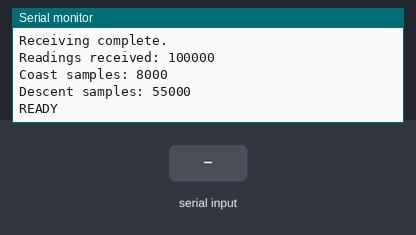
Simulated run of this sketch. Board: ESP32. Shown: the last lines printed to the serial monitor. The inputs (shaded band) are chosen by the test bench.

Above: at 3.3 s.
3.4 s: "STATS\n" received over Serial
At 4.4 s:
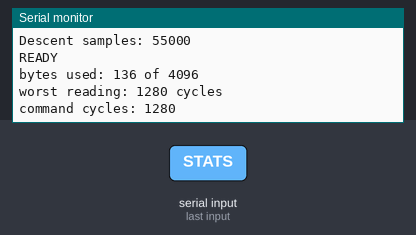
4.9 s: "G\n" received over Serial
At 5.6 s:
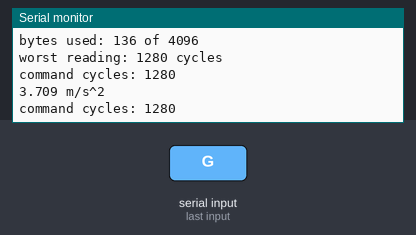
6.4 s: "APOGEE\n" received over Serial
At 7.6 s:
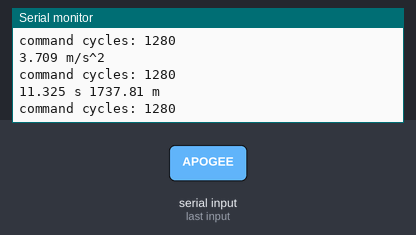
7.9 s: "DEPLOY\n" received over Serial
At 9.1 s:
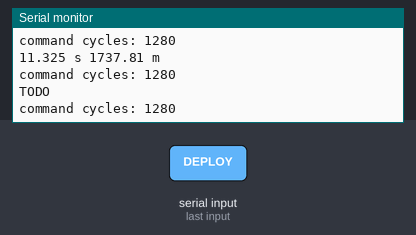
9.4 s: "DESCENT\n" received over Serial
At 10.2 s:
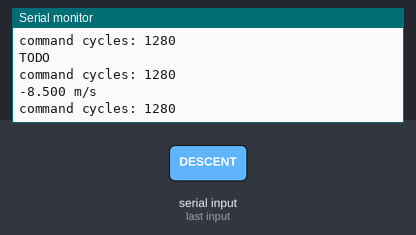
10.9 s: "LAND\n" received over Serial
At 11.4 s:
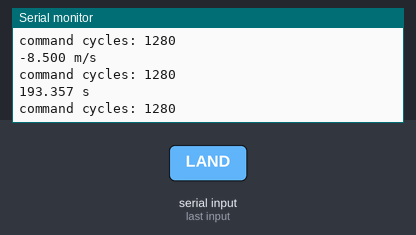

Measured:
- after the input at 3.4 s, the serial monitor: prints a new line at once (image 1)
- after the input at 4.9 s, the serial monitor: prints a new line at once (image 2)
- after the input at 6.4 s, the serial monitor: prints a new line at once (image 3)
- after the input at 7.9 s, the serial monitor: prints a new line at once (image 4)
- after the input at 9.4 s, the serial monitor: prints a new line at once (image 5)
- after the input at 10.9 s, the serial monitor: prints a new line at once (image 6)

The sketch:

LEVEL_2_PRACTICE.ino
```cpp
#include <Arduino.h>

// ============================================================
// CATCH THE ROCKET - LEVEL 2
// PRACTICE TRACKER B
//
// Level 1:
//   DESCENT
//   LAND
//
// Level 2:
//   G
//   APOGEE
//
// Glitches OFF for Level 2.
// ============================================================

#define TRACKER_GLITCHES 0


// ============================================================
// ===== PRACTICE TRACKER B: DO NOT MODIFY =====
// ============================================================

static uint32_t trackerSeed = 4242u;

static uint32_t trackerRand() {
  trackerSeed = trackerSeed * 1664525u + 1013904223u;
  return trackerSeed;
}

float nextAltitude() {
  // This flight's secrets. Every tracker uses different ones.
  const int64_t H0 =  150000;   // altitude at t = 0, in cm
  const int64_t V0 =    4200;   // upward speed at t = 0, in cm/s
  const int64_t G  =     371;   // gravity, in cm/s^2
  const int64_t TD =   24000;   // parachute opens at this time, in ms
  const int64_t VD =    -850;   // speed under the parachute, in cm/s
  static int64_t t = 0;          // time of this reading, in ms
  static int quiet = 0;          // readings until a glitch is allowed again
  int64_t tc = (t < TD) ? t : TD;
  int64_t h = H0 + V0 * tc / 1000 - G * tc * tc / 2000000;
  if (t > TD) h += VD * (t - TD) / 1000;
  uint32_t r = trackerRand();
  if (quiet > 0) quiet--;
  if (TRACKER_GLITCHES && t >= 1000 && quiet == 0 && (r >> 24) < 2) {
    quiet = 10;                                     // glitch: 50 to 300 m off
    int64_t off = 5000 + (int64_t)((r >> 4) % 25001);
    h += ((r >> 3) & 1) ? off : -off;
    if (h < 0) h += 2 * off;
  } else {
    h += (int64_t)((r >> 8) % 401) - 200;           // noise: -2.00 to +2.00 m
  }
  t++;
  return (float)h / 100.0f;
}

// =========================================


// ============================================================
// ONE PERSISTENT STATE STRUCT
// ============================================================

struct GroundState {

  // ----------------------------------------------------------
  // General
  // ----------------------------------------------------------

  uint32_t readingsReceived;
  uint32_t worstCycles;


  // ----------------------------------------------------------
  // LEVEL 1 - DESCENT
  //
  // y = A + B*k
  //
  // k = milliseconds relative to 72.5 seconds
  // y = centimetres
  // ----------------------------------------------------------

  uint32_t descentN;

  int64_t descentSumK;
  int64_t descentSumY;
  int64_t descentSumK2;
  int64_t descentSumKY;


  // ----------------------------------------------------------
  // LEVEL 2 - COAST
  //
  // First 8 seconds = 8000 readings.
  //
  // q = 2*i - 7999
  //
  // q is centered around zero.
  //
  // Model:
  //
  // y = A + B*q + C*q^2
  //
  // DOUBLE is used deliberately for numerical safety.
  // ----------------------------------------------------------

  uint32_t coastN;

  double coastSumQ2;
  double coastSumQ4;
  double coastSumY;
  double coastSumQY;
  double coastSumQ2Y;


  // ----------------------------------------------------------
  // COMMAND INPUT
  // ----------------------------------------------------------

  char commandBuffer[32];
  uint8_t commandLength;
  bool commandOverflow;
};


// ============================================================
// MEMORY CHECK
// ============================================================

GroundState state;

static_assert(
  sizeof(GroundState) <= 4096,
  "GroundState exceeds 4096 bytes"
);


// ============================================================
// COMMAND TYPES
// ============================================================

enum CommandType {

  CMD_STATS,
  CMD_G,
  CMD_APOGEE,
  CMD_DEPLOY,
  CMD_DESCENT,
  CMD_LAND,
  CMD_GLITCHES,
  CMD_ALT,
  CMD_INVALID
};


// ============================================================
// METRES -> CENTIMETRES
// ============================================================

static inline int32_t altitudeToCm(float altitude) {

  return (int32_t)(altitude * 100.0f + 0.5f);
}


// ============================================================
// COMMAND HANDLER
// ============================================================

void handleCommand(char *cmd) {

  // ==========================================================
  // PARSE
  // ==========================================================

  CommandType type = CMD_INVALID;


  if (strcmp(cmd, "STATS") == 0) {

    type = CMD_STATS;
  }

  else if (strcmp(cmd, "G") == 0) {

    type = CMD_G;
  }

  else if (strcmp(cmd, "APOGEE") == 0) {

    type = CMD_APOGEE;
  }

  else if (strcmp(cmd, "DEPLOY") == 0) {

    type = CMD_DEPLOY;
  }

  else if (strcmp(cmd, "DESCENT") == 0) {

    type = CMD_DESCENT;
  }

  else if (strcmp(cmd, "LAND") == 0) {

    type = CMD_LAND;
  }

  else if (strcmp(cmd, "GLITCHES") == 0) {

    type = CMD_GLITCHES;
  }

  else if (strncmp(cmd, "ALT ", 4) == 0) {

    char *endPtr = nullptr;

    float t = strtof(cmd + 4, &endPtr);

    if (endPtr != cmd + 4) {

      while (*endPtr == ' ' ||
             *endPtr == '\t') {

        endPtr++;
      }

      if (*endPtr == '\0' &&
          t >= 0.0f &&
          t <= 100.0f) {

        type = CMD_ALT;
      }
    }
  }


  // ==========================================================
  // START COMMAND TIMING
  // Parsing is already finished.
  // ==========================================================

  uint32_t start =
      ESP.getCycleCount();


  // ==========================================================
  // STATS
  // ==========================================================

  if (type == CMD_STATS) {

    uint32_t bytesUsed =
        sizeof(GroundState);

    uint32_t worstReading =
        state.worstCycles;


    uint32_t commandCycles =
        (uint32_t)(
          ESP.getCycleCount() - start
        );


    Serial.print("bytes used: ");
    Serial.print(bytesUsed);
    Serial.println(" of 4096");

    Serial.print("worst reading: ");
    Serial.print(worstReading);
    Serial.println(" cycles");

    Serial.print("command cycles: ");
    Serial.println(commandCycles);

    return;
  }


  // ==========================================================
  // LEVEL 1
  // DESCENT / LAND
  // ==========================================================

  if (type == CMD_DESCENT ||
      type == CMD_LAND) {

    char answer[64];

    strcpy(answer, "ERR");


    if (state.descentN >= 2) {

      double N =
          (double)state.descentN;

      double SK =
          (double)state.descentSumK;

      double SY =
          (double)state.descentSumY;

      double SK2 =
          (double)state.descentSumK2;

      double SKY =
          (double)state.descentSumKY;


      double denominator =
          N * SK2 - SK * SK;


      if (denominator != 0.0) {

        double B =
          (N * SKY - SK * SY) /
          denominator;

        double A =
          (SY - B * SK) / N;


        // ----------------------------------------------------
        // DESCENT
        // ----------------------------------------------------

        if (type == CMD_DESCENT) {

          double descentMps =
              B * 10.0;

          snprintf(
            answer,
            sizeof(answer),
            "%.3f m/s",
            descentMps
          );
        }


        // ----------------------------------------------------
        // LAND
        // ----------------------------------------------------

        else {

          if (B < 0.0) {

            double kLand =
                -A / B;

            double tLandMs =
                72500.0 + kLand;

            double tLand =
                tLandMs / 1000.0;


            if (tLand >= 0.0 &&
                tLand <= 1000.0) {

              snprintf(
                answer,
                sizeof(answer),
                "%.3f s",
                tLand
              );
            }
          }
        }
      }
    }


    uint32_t commandCycles =
        (uint32_t)(
          ESP.getCycleCount() - start
        );


    Serial.println(answer);

    Serial.print("command cycles: ");
    Serial.println(commandCycles);

    return;
  }


  // ==========================================================
  // LEVEL 2
  // G / APOGEE
  // ==========================================================

  if (type == CMD_G ||
      type == CMD_APOGEE) {

    char answer[96];

    strcpy(answer, "ERR");


    if (state.coastN >= 3) {

      double N =
          (double)state.coastN;

      double S2 =
          state.coastSumQ2;

      double S4 =
          state.coastSumQ4;

      double SY =
          state.coastSumY;

      double SQY =
          state.coastSumQY;

      double SQ2Y =
          state.coastSumQ2Y;


      // ------------------------------------------------------
      // Because q is perfectly centered:
      //
      // sum(q)  = 0
      // sum(q^3) = 0
      //
      // Therefore:
      //
      // B = sum(q*y) / sum(q^2)
      //
      // C =
      // [N*sum(q²y) - sum(q²)*sum(y)]
      // --------------------------------
      // [N*sum(q⁴) - sum(q²)²]
      //
      // A =
      // [sum(y) - C*sum(q²)] / N
      // ------------------------------------------------------

      double denominator =
          N * S4 - S2 * S2;


      if (denominator != 0.0 &&
          S2 != 0.0) {

        double B =
            SQY / S2;

        double C =
            (N * SQ2Y - S2 * SY) /
            denominator;

        double A =
            (SY - C * S2) / N;


        // ====================================================
        // G
        // ====================================================

        if (type == CMD_G) {

          // q increases by 2 every 1 ms.
          //
          // q = 2000*t - 7999
          //
          // Therefore:
          //
          // d²y/dt² = C * 2 * 2000²
          //
          // y is centimetres.
          // Convert cm/s² to m/s² by /100.
          //
          // gravity = -80000*C

          double gravity =
              -80000.0 * C;


          snprintf(
            answer,
            sizeof(answer),
            "%.3f m/s^2",
            gravity
          );
        }


        // ====================================================
        // APOGEE
        // ====================================================

        else {

          if (C < 0.0) {

            // dy/dq = B + 2*C*q

            double qApogee =
                -B / (2.0 * C);


            // q = 2000*t - 7999
            //
            // t = (q + 7999) / 2000
            //
            // Center time = 3.9995 s.

            double tApogee =
                3.9995 +
                qApogee / 2000.0;


            // Vertex of quadratic

            double yApogee =
                A -
                (B * B) /
                (4.0 * C);


            double hApogee =
                yApogee / 100.0;


            if (tApogee >= 0.0 &&
                tApogee <= 100.0) {

              snprintf(
                answer,
                sizeof(answer),
                "%.3f s %.2f m",
                tApogee,
                hApogee
              );
            }
          }
        }
      }
    }


    uint32_t commandCycles =
        (uint32_t)(
          ESP.getCycleCount() - start
        );


    Serial.println(answer);

    Serial.print("command cycles: ");
    Serial.println(commandCycles);

    return;
  }


  // ==========================================================
  // LATER LEVELS
  // ==========================================================

  if (type == CMD_DEPLOY ||
      type == CMD_ALT ||
      type == CMD_GLITCHES) {

    uint32_t commandCycles =
        (uint32_t)(
          ESP.getCycleCount() - start
        );

    Serial.println("TODO");

    Serial.print("command cycles: ");
    Serial.println(commandCycles);

    return;
  }


  // ==========================================================
  // INVALID
  // ==========================================================

  uint32_t commandCycles =
      (uint32_t)(
        ESP.getCycleCount() - start
      );

  Serial.println("ERR");

  Serial.print("command cycles: ");
  Serial.println(commandCycles);
}


// ============================================================
// SETUP
// ============================================================

void setup() {

  Serial.begin(115200);

  delay(500);


  // ==========================================================
  // INITIALIZE STATE
  // ==========================================================

  state.readingsReceived = 0;

  state.worstCycles = 0;


  // Level 1

  state.descentN = 0;

  state.descentSumK = 0;
  state.descentSumY = 0;
  state.descentSumK2 = 0;
  state.descentSumKY = 0;


  // Level 2

  state.coastN = 0;

  state.coastSumQ2 = 0.0;
  state.coastSumQ4 = 0.0;
  state.coastSumY = 0.0;
  state.coastSumQY = 0.0;
  state.coastSumQ2Y = 0.0;


  // Commands

  state.commandLength = 0;
  state.commandOverflow = false;
  state.commandBuffer[0] = '\0';


  Serial.println();

  Serial.println(
    "================================"
  );

  Serial.println(
    " CATCH THE ROCKET - LEVEL 2"
  );

  Serial.println(
    " PRACTICE TRACKER B"
  );

  Serial.println(
    "================================"
  );

  Serial.println(
    "Receiving 100000 readings..."
  );


  // ==========================================================
  // EXACTLY 100000 CALLS
  // ==========================================================

  for (uint32_t i = 0;
       i < 100000;
       i++) {

    // --------------------------------------------------------
    // Tracker call
    // --------------------------------------------------------

    float altitude =
        nextAltitude();


    // --------------------------------------------------------
    // Start timing immediately after tracker returns
    // --------------------------------------------------------

    uint32_t start =
        ESP.getCycleCount();


    // ========================================================
    // LEVEL 2 COAST
    //
    // First 8 seconds = i 0 through 7999.
    // ========================================================

    if (i < 8000) {

      const int32_t q =
          2 * (int32_t)i - 7999;

      const double qd =
          (double)q;

      const double q2 =
          qd * qd;

      const double q4 =
          q2 * q2;

      const double y =
          (double)altitudeToCm(altitude);


      state.coastN++;

      state.coastSumQ2 +=
          q2;

      state.coastSumQ4 +=
          q4;

      state.coastSumY +=
          y;

      state.coastSumQY +=
          qd * y;

      state.coastSumQ2Y +=
          q2 * y;
    }


    // ========================================================
    // LEVEL 1 DESCENT
    //
    // t >= 45 seconds
    // ========================================================

    if (i >= 45000) {

      const int32_t k =
          (int32_t)i - 72500;

      const int32_t y =
          altitudeToCm(altitude);


      state.descentN++;

      state.descentSumK +=
          (int64_t)k;

      state.descentSumY +=
          (int64_t)y;

      state.descentSumK2 +=
          (int64_t)k *
          (int64_t)k;

      state.descentSumKY +=
          (int64_t)k *
          (int64_t)y;
    }


    state.readingsReceived++;


    // --------------------------------------------------------
    // Stop reading timing
    // --------------------------------------------------------

    uint32_t cycles =
        (uint32_t)(
          ESP.getCycleCount() - start
        );


    if (cycles > state.worstCycles) {

      state.worstCycles = cycles;
    }
  }


  // ==========================================================
  // COMPLETE
  // ==========================================================

  Serial.println();

  Serial.println(
    "Receiving complete."
  );

  Serial.print(
    "Readings received: "
  );

  Serial.println(
    state.readingsReceived
  );

  Serial.print(
    "Coast samples: "
  );

  Serial.println(
    state.coastN
  );

  Serial.print(
    "Descent samples: "
  );

  Serial.println(
    state.descentN
  );

  Serial.println("READY");
}


// ============================================================
// LOOP
// ============================================================

void loop() {

  while (Serial.available() > 0) {

    char c =
        (char)Serial.read();


    // ========================================================
    // END COMMAND
    // ========================================================

    if (c == '\n') {

      if (state.commandOverflow) {

        state.commandBuffer[0] = '\0';

        handleCommand(
          state.commandBuffer
        );

        state.commandOverflow = false;

        state.commandLength = 0;

        state.commandBuffer[0] = '\0';
      }

      else {

        state.commandBuffer[
          state.commandLength
        ] = '\0';


        if (state.commandLength > 0) {

          handleCommand(
            state.commandBuffer
          );
        }


        state.commandLength = 0;

        state.commandBuffer[0] = '\0';
      }
    }


    // ========================================================
    // IGNORE CR
    // ========================================================

    else if (c != '\r') {

      if (state.commandLength <
          sizeof(state.commandBuffer) - 1) {

        state.commandBuffer[
          state.commandLength++
        ] = c;
      }

      else {

        state.commandOverflow = true;
      }
    }
  }
}
```
